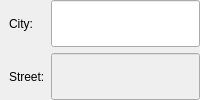
                                  <widget class="QWidget" name="page_3">
                                   <layout class="QVBoxLayout" name="verticalLayout_46">
                                    <property name="leftMargin">
                                     <number>9</number>
                                    </property>
                                    <property name="topMargin">
                                     <number>0</number>
                                    </property>
                                    <property name="rightMargin">
                                     <number>0</number>
                                    </property>
                                    <property name="bottomMargin">
                                     <number>0</number>
                                    </property>
                                    <item>
                                     <layout class="QHBoxLayout" name="horizontalLayout_45">
                                      <property name="bottomMargin">
                                       <number>0</number>
                                      </property>
                                      <item>
                                       <layout class="QVBoxLayout" name="verticalLayout_52">
                                        <item>
                                         <widget class="QLabel" name="label_38">
                                          <property name="text">
                                           <string>City:</string>
                                          </property>
                                         </widget>
                                        </item>
                                        <item>
                                         <widget class="QLabel" name="label_37">
                                          <property name="text">
                                           <string>Street:</string>
                                          </property>
                                         </widget>
                                        </item>
                                       </layout>
                                      </item>
                                      <item>
                                       <layout class="QVBoxLayout" name="verticalLayout_51">
                                        <property name="bottomMargin">
                                         <number>0</number>
                                        </property>
                                        <item>
                                         <widget class="QLineEdit" name="editRoutingDestCity">
                                          <property name="sizePolicy">
                                           <sizepolicy hsizetype="MinimumExpanding" vsizetype="Minimum">
                                            <horstretch>0</horstretch>
                                            <verstretch>0</verstretch>
                                           </sizepolicy>
                                          </property>
                                          <property name="minimumSize">
                                           <size>
                                            <width>0</width>
                                            <height>0</height>
                                           </size>
                                          </property>
                                         </widget>
                                        </item>
                                        <item>
                                         <widget class="QLineEdit" name="editRoutingDestStreet">
                                          <property name="enabled">
                                           <bool>false</bool>
                                          </property>
                                          <property name="sizePolicy">
                                           <sizepolicy hsizetype="MinimumExpanding" vsizetype="Minimum">
                                            <horstretch>0</horstretch>
                                            <verstretch>0</verstretch>
                                           </sizepolicy>
                                          </property>
                                          <property name="minimumSize">
                                           <size>
                                            <width>0</width>
                                            <height>0</height>
                                           </size>
                                          </property>
                                         </widget>
                                        </item>
                                       </layout>
                                      </item>
                                     </layout>
                                    </item>
                                   </layout>
                                  </widget>
